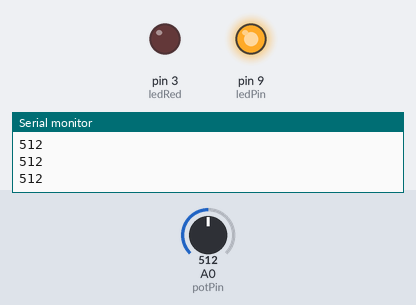
Bench run of a sketch on a simulated Arduino Uno, built with avr-gcc and run on an emulated ATmega328P. On the bench: output pins drawn as LEDs (lit = HIGH), the last lines printed to the serial monitor. The inputs (shaded band) are chosen by the test bench; at power-on: A0 (potPin) = 512.

Above: at 1.2 s.
1.3 s: A0 (potPin) set to 716
At 2.4 s:
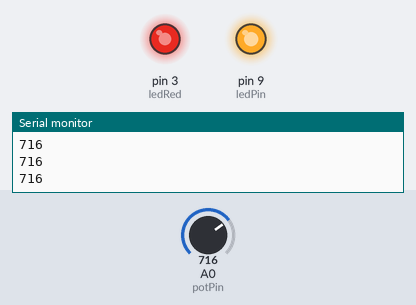
2.8 s: A0 (potPin) set to 754
At 3.7 s:
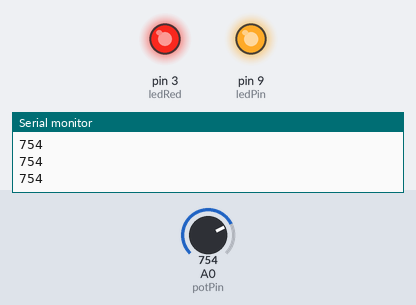
4.3 s: A0 (potPin) set to 768
At 4.7 s:
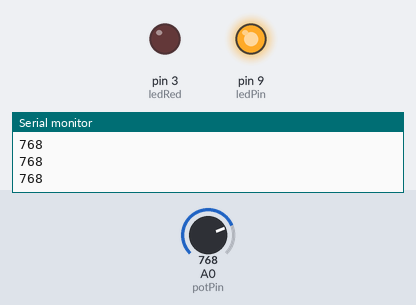
5.8 s: A0 (potPin) set to 900
At 7.0 s:
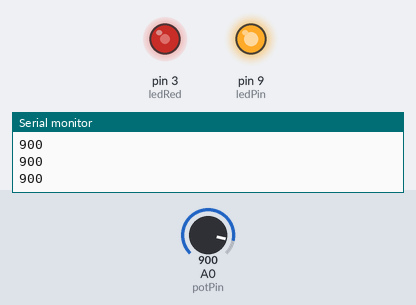
7.3 s: A0 (potPin) set to 306
At 8.2 s:
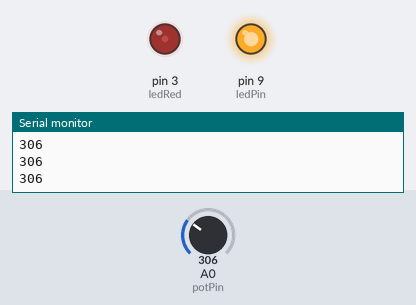
8.8 s: A0 (potPin) set to 122
At 9.5 s:
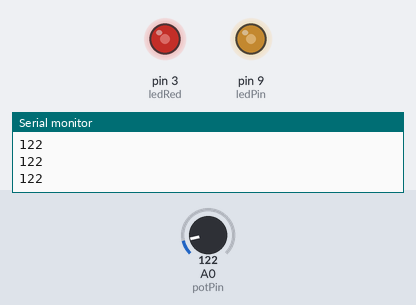
Timing chart, 0 to 11.3 s (numbered marks = the images above; inputs shaded):
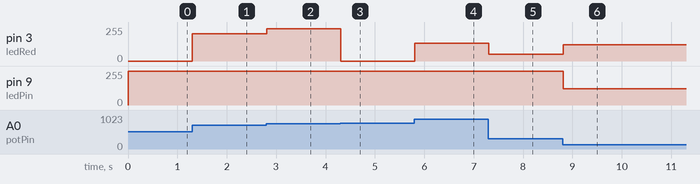

The sketch:

led-potentiometer.ino
```cpp
/*
  ARDUINO TRAINING
  CREATE BY : MUHAMMAD SHAHKHIR BIN MOZAMIR

  TITLE: POTENTIOMETER LED
*/


//Constants:
const int ledPin = 9;  //pin 9 has PWM funtion
const int ledRed = 3;
const int potPin = A0; //pin A0 to read analog input

//Variables:
int value; //save analog value


void setup() {
  //input or output declaration
  pinMode(ledPin, OUTPUT);
  pinMode(ledRed, OUTPUT);
  pinMode(potPin, INPUT); //Optional

  Serial.begin(9600);

}

void loop() {

  value = analogRead(A0);          //Read and hold analog value from potentiometer
  Serial.println(value);
  //value = map(value, 0, 1023, 0, 255); //Map value 0-1023 to 0-255 (PWM)
  //Serial.println(value);
  //tone(3,value);
  analogWrite(ledPin, value);          //Send PWM value to led
  analogWrite(ledRed, value);
  //delay(100);                          //Small delay

}


//
//
//// the setup routine runs once when you press reset:
////void setup() {
//  // initialize serial communication at 9600 bits per second:
//  Serial.begin(9600);
//}
//
//// the loop routine runs over and over again forever:
//void loop() {
//  // read the input on analog pin 0:
//  int sensorValue = analogRead(A0);
//  // print out the value you read:
//  Serial.println(sensorValue);
//  delay(1);        // delay in between reads for stability
//}


/*
  TEST STATUS : QUALIFIED
*/
```

Measured:
- the behaviour switches between 767 and 768 on A0 (potPin) (found by bisection; images 2 and 3)
- after the input at 1.3 s, pin 3 (ledRed): 0/255 → 204/255 at once
- after the input at 2.8 s, pin 3 (ledRed): 204/255 → 242/255 at once
- after the input at 4.3 s, pin 3 (ledRed): 242/255 → 0/255 at once
- after the input at 5.8 s, pin 3 (ledRed): 0/255 → 132/255 at once
- after the input at 7.3 s, pin 3 (ledRed): 132/255 → 50/255 at once
- after the input at 8.8 s, pin 3 (ledRed): 50/255 → 122/255 at once; pin 9 (ledPin): 255/255 → 122/255 at once
